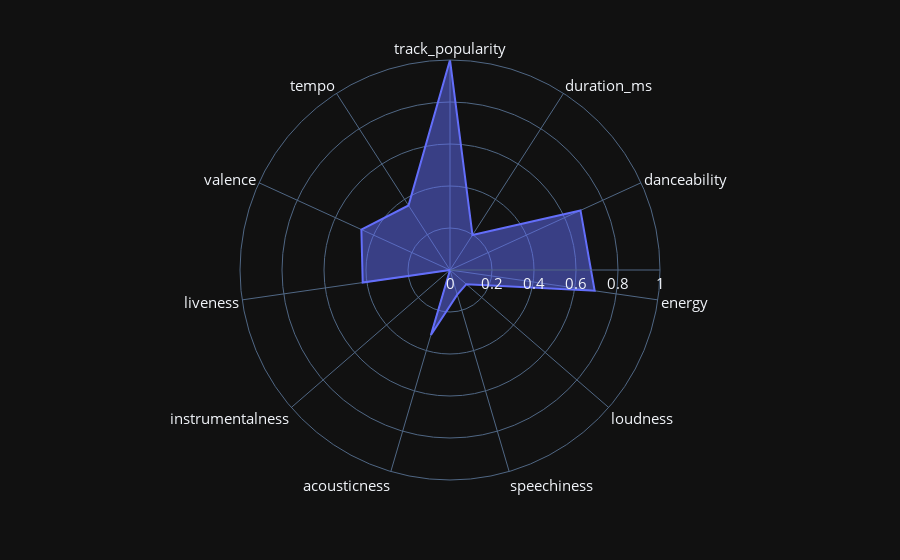
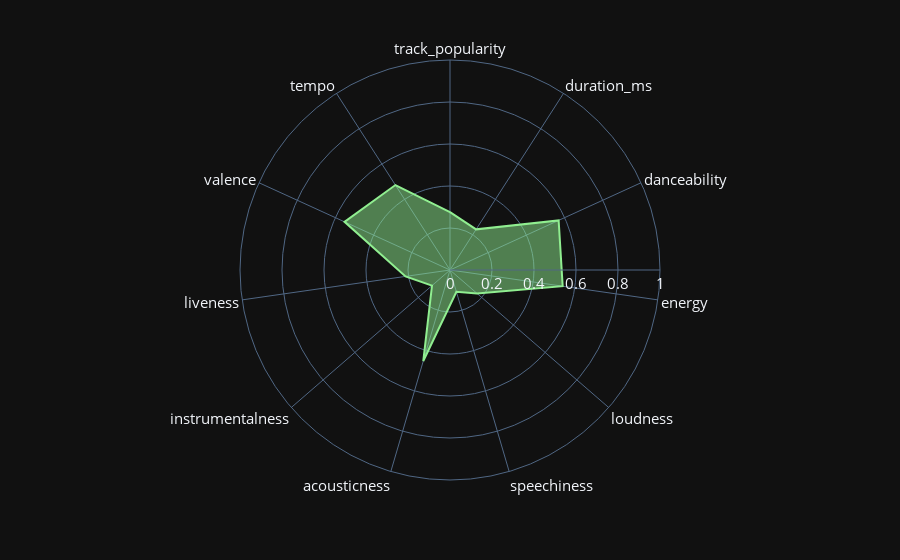

These figures' notebook cell, in order:
### Code cell
fig = px.line_polar(features_df_1_norm, r='value', theta='variable', template="plotly_dark", line_close=True, range_r = (0,1))
fig.update_traces(fill='toself')
fig.update_layout(font_size=15)
fig.show()

fig_avg = px.line_polar(features_avg_norm, r='value', theta='variable', template="plotly_dark", line_close=True, range_r = (0,1))
fig_avg.update_traces(fill='toself', line_color='lightgreen')
fig_avg.update_layout(font_size=15)
fig_avg.show()

### Figure 1 — Plotly figure (JSON) as saved in the notebook; plotly's stock layout.template omitted (floating-point values rounded to 4 significant figures)
{"data": [{"fill": "toself", "hovertemplate": "value=%{r}<br>variable=%{theta}<extra></extra>", "legendgroup": "", "line": {"color": "#636efa", "dash": "solid"}, "marker": {"symbol": "circle"}, "mode": "lines", "name": "", "r": [1, 0.1981, 0.6831, 0.696, 0.103, 0.1226, 0.3223, 0, 0.42, 0.464, 0.3654, 1], "showlegend": false, "subplot": "polar", "theta": ["track_popularity", "duration_ms", "danceability", "energy", "loudness", "speechiness", "acousticness", "instrumentalness", "liveness", "valence", "tempo", "track_popularity"], "type": "scatterpolar"}], "layout": {"font": {"size": 15}, "legend": {"tracegroupgap": 0}, "margin": {"t": 60}, "polar": {"angularaxis": {"direction": "clockwise", "rotation": 90}, "domain": {"x": [0, 1], "y": [0, 1]}, "radialaxis": {"range": [0, 1]}}}}

### Figure 2 — Plotly figure (JSON) as saved in the notebook; plotly's stock layout.template omitted (floating-point values rounded to 4 significant figures)
{"data": [{"fill": "toself", "hovertemplate": "value=%{r}<br>variable=%{theta}<extra></extra>", "legendgroup": "", "line": {"color": "lightgreen", "dash": "solid"}, "marker": {"symbol": "circle"}, "mode": "lines", "name": "", "r": [0.2757, 0.2757, 0.2757, 0.2757, 0.2757, 0.2757, 0.2757, 0.2757, 0.2301, 0.2301, 0.2301, 0.2301, 0.2301, 0.2301, 0.2301, 0.2301, 0.5687, 0.5687, 0.5687, 0.5687, 0.5687, 0.5687, 0.5687, 0.5687, 0.542, 0.542, 0.542, 0.542, 0.542, 0.542, 0.542, 0.542, 0.1701, 0.1701, 0.1701, 0.1701, 0.1701, 0.1701, 0.1701, 0.1701, 0.108, 0.108, 0.108, 0.108, 0.108, 0.108, 0.108, 0.108, 0.4517, 0.4517, 0.4517, 0.4517, 0.4517, 0.4517, 0.4517, 0.4517, 0.1135, 0.1135, 0.1135, 0.1135, 0.1135, 0.1135, 0.1135, 0.1135, 0.2139, 0.2139, 0.2139, 0.2139, 0.2139, 0.2139, 0.2139, 0.2139, 0.5523, 0.5523, 0.5523, 0.5523, 0.5523, 0.5523, 0.5523, 0.5523, 0.4808, 0.4808, 0.4808, 0.4808, 0.4808, 0.4808, 0.4808, 0.4808, 0.2757], "showlegend": false, "subplot": "polar", "theta": ["track_popularity", "track_popularity", "track_popularity", "track_popularity", "track_popularity", "track_popularity", "track_popularity", "track_popularity", "duration_ms", "duration_ms", "duration_ms", "duration_ms", "duration_ms", "duration_ms", "duration_ms", "duration_ms", "danceability", "danceability", "danceability", "danceability", "danceability", "danceability", "danceability", "danceability", "energy", "energy", "energy", "energy", "energy", "energy", "energy", "energy", "loudness", "loudness", "loudness", "loudness", "loudness", "loudness", "loudness", "loudness", "speechiness", "speechiness", "speechiness", "speechiness", "speechiness", "speechiness", "speechiness", "speechiness", "acousticness", "acousticness", "acousticness", "acousticness", "acousticness", "acousticness", "acousticness", "acousticness", "instrumentalness", "instrumentalness", "instrumentalness", "instrumentalness", "instrumentalness", "instrumentalness", "instrumentalness", "instrumentalness", "liveness", "liveness", "liveness", "liveness", "liveness", "liveness", "liveness", "liveness", "valence", "valence", "valence", "valence", "valence", "valence", "valence", "valence", "tempo", "tempo", "tempo", "tempo", "tempo", "tempo", "tempo", "tempo", "track_popularity"], "type": "scatterpolar"}], "layout": {"font": {"size": 15}, "legend": {"tracegroupgap": 0}, "margin": {"t": 60}, "polar": {"angularaxis": {"direction": "clockwise", "rotation": 90}, "domain": {"x": [0, 1], "y": [0, 1]}, "radialaxis": {"range": [0, 1]}}}}
